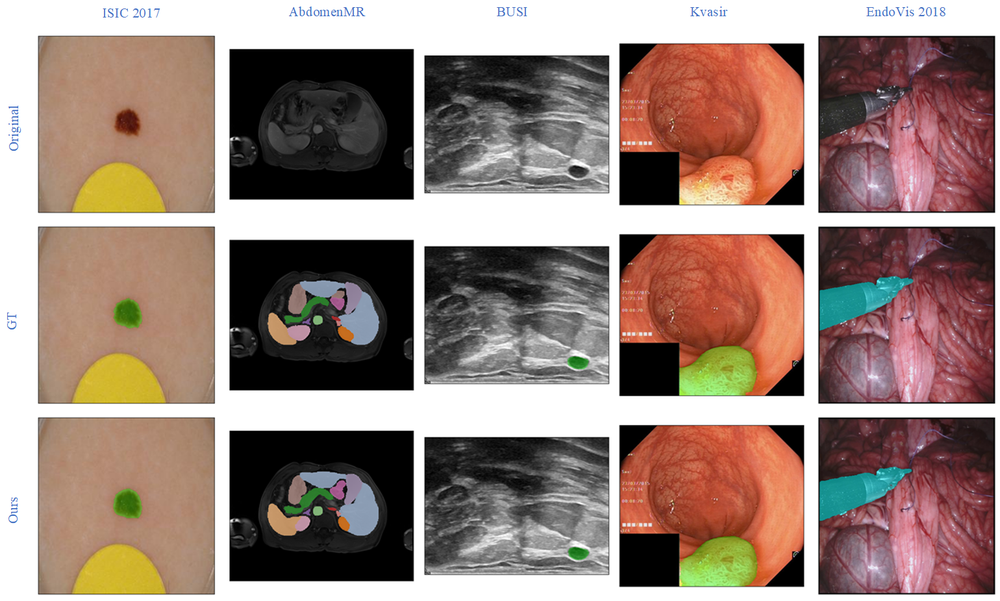
#> input picture assets/image1.png, 1000 x 601 px, shrunk from 1540 x 925 before the run
$ python compute_seg_metrics_binary.py --gt_path ../assets --seg_path ../assets
#> lines starting #> are read from the running program, lines starting #| are printed output that depends on the picture; after the words box and inside, x2 and y2 are one past the last pixel; in counts of white or black regions, pixels touching at a corner belong together
import os
import argparse
import numpy as np
import pandas as pd
from tqdm import tqdm


try:
    import nibabel as nb

    HAS_NIBABEL = True
except ImportError:
    HAS_NIBABEL = False

try:
    import cv2

    HAS_OPENCV = True
except ImportError:
    HAS_OPENCV = False

from scipy.spatial.distance import cdist
from scipy.spatial import KDTree
from scipy.ndimage import binary_erosion


def compute_dice(y_true, y_pred):
    """Binary Dice, strict empty handling"""
    gt_sum = np.sum(y_true)
    pred_sum = np.sum(y_pred)

    if gt_sum == 0:
        return np.nan if pred_sum == 0 else 0.0

    inter = np.sum(y_true * y_pred)
    return (2. * inter) / (gt_sum + pred_sum + 1e-6)


def compute_iou(y_true, y_pred):
    """Binary IoU, same logic"""
    gt_sum = np.sum(y_true)
    pred_sum = np.sum(y_pred)

    if gt_sum == 0:
        return np.nan if pred_sum == 0 else 0.0

    inter = np.sum(y_true * y_pred)
    union = gt_sum + pred_sum - inter
    return inter / (union + 1e-6)


# [28 lines left out: functions get_surface_points, compute_nsd_3d, not called in this run]


def compute_nsd_2d(gt, pred, tau=3.0):
    if not HAS_OPENCV:
        return np.nan
    kernel = np.ones((3, 3), np.uint8)
    gt_e = cv2.erode(gt.astype(np.uint8), kernel, 1)
    pred_e = cv2.erode(pred.astype(np.uint8), kernel, 1)

    gt_surf = np.argwhere((gt > 0) & (gt_e == 0))
    pred_surf = np.argwhere((pred > 0) & (pred_e == 0))

    if len(gt_surf) == 0:
        return np.nan if len(pred_surf) == 0 else 0.0
    if len(pred_surf) == 0:
        return 0.0

    d_gt2pred = cdist(gt_surf, pred_surf, 'euclidean').min(axis=1)
    d_pred2gt = cdist(pred_surf, gt_surf, 'euclidean').min(axis=1)

    ok_gt = (d_gt2pred <= tau).sum()
    ok_pred = (d_pred2gt <= tau).sum()

    return (ok_gt + ok_pred) / (len(gt_surf) + len(pred_surf))


def process_2d_binary(gt_path, seg_path, save_path):
#> called with gt_path = '../assets', seg_path = '../assets', save_path = 'binary_results.csv'
    if not HAS_OPENCV:
        print("OpenCV not found. Cannot process 2D imagesTs.")
        return

    valid_ext = ('.png', '.jpg', '.jpeg', '.bmp', '.tif', '.tiff')
    seg_files = sorted([f for f in os.listdir(seg_path) if f.lower().endswith(valid_ext)])

    if not seg_files:
        print("No valid image files found in seg_path.")
        return

    results = {'filename': [], 'DSC': [], 'IOU': [], 'NSD': []}

    print(f"Processing {len(seg_files)} 2D imagesTs (binary mode)...")
    for fname in tqdm(seg_files):
        base = os.path.splitext(fname)[0].replace('_0000', '')


        gt_candidates = [
                            base + ext for ext in valid_ext
                        ] + [
                            base + '_label' + ext for ext in valid_ext
                        ] + [
                            fname.replace(ext, '_label' + ext) for ext in valid_ext if fname.endswith(ext)
                        ]

        gt_name = None
        for cand in gt_candidates:
            if os.path.exists(os.path.join(gt_path, cand)):
                gt_name = cand
                break

        if not gt_name:
            print(f"Warning: No GT found for {fname}")
            continue

        gt_img = cv2.imread(os.path.join(gt_path, gt_name), cv2.IMREAD_GRAYSCALE)
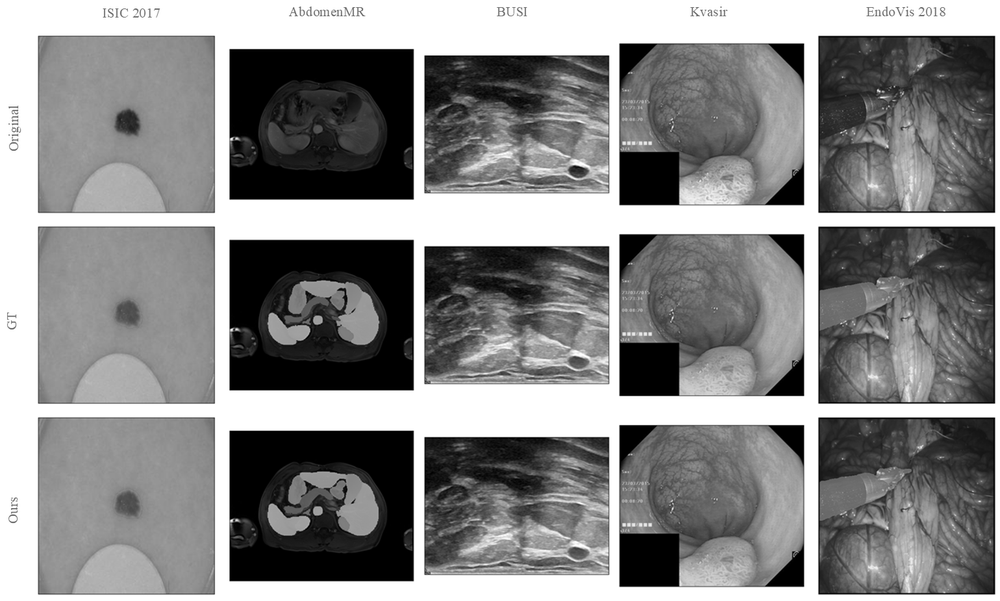
#> gt_img: shape (601, 1000); min 0, max 255, mean 136.5
        seg_img = cv2.imread(os.path.join(seg_path, fname), cv2.IMREAD_GRAYSCALE)

        if gt_img is None or seg_img is None or gt_img.shape != seg_img.shape:
            continue

        gt_bin = (gt_img > 0).astype(np.uint8)
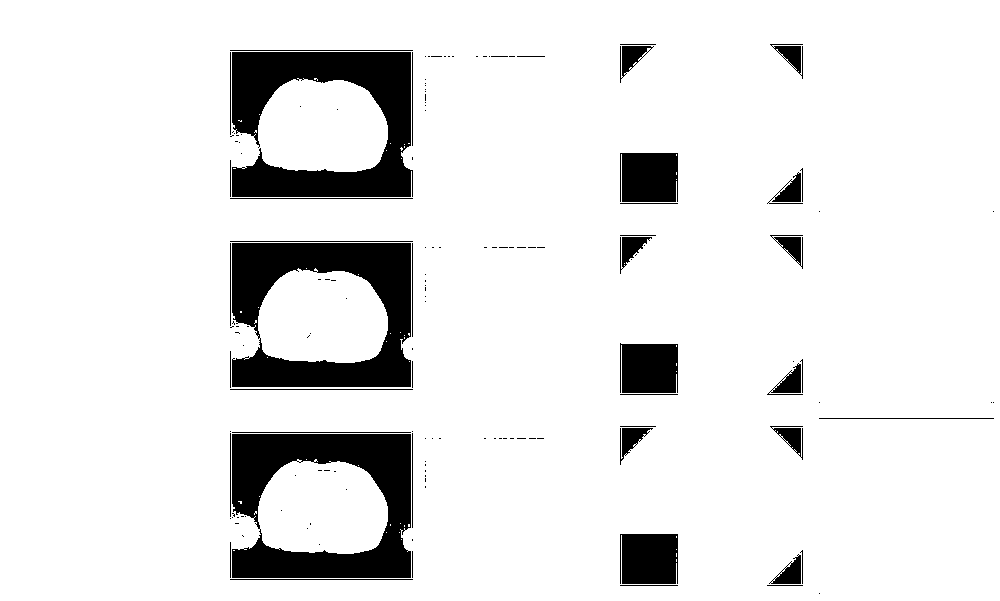
#> gt_bin: shape (601, 1000); values 0 (black) and 1 (white), 90.2% white; 151 black regions (107 under 20 px), largest, box (x1, y1, x2, y2) and area: (232, 52, 413, 197) 14708, (232, 243, 411, 387) 14480, (232, 434, 411, 578) 14477
        seg_bin = (seg_img > 0).astype(np.uint8)

        dsc = compute_dice(gt_bin, seg_bin)
#> in compute_dice, `gt_sum = np.sum(y_true)`: gt_sum = 541814
#> dsc = 1
        iou = compute_iou(gt_bin, seg_bin)
#> in compute_iou, `gt_sum = np.sum(y_true)`: gt_sum = 541814
#> iou = 1
        nsd = compute_nsd_2d(gt_bin, seg_bin)
#> in compute_nsd_2d, `gt_e = cv2.erode(gt.astype(np.uint8), kernel, 1)`:
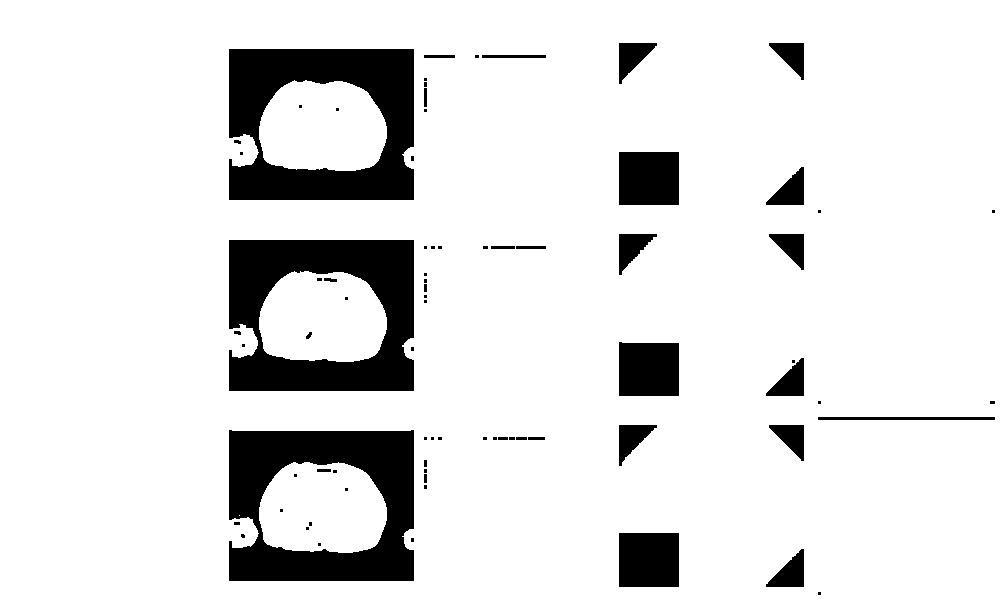
#> gt_e: shape (601, 1000); values 0 (black) and 1 (white), 88.4% white; 76 black regions (44 under 20 px), largest, box (x1, y1, x2, y2) and area: (229, 49, 414, 200) 17243, (229, 240, 414, 391) 17240, (229, 430, 414, 581) 17073
#> in compute_nsd_2d, `gt_surf = np.argwhere((gt > 0) & (gt_e == 0))`: gt_surf = 10771 pairs, first value 43 to 594, second value 229 to 994
#> in compute_nsd_2d, `pred_surf = np.argwhere((pred > 0) & (pred_e == 0))`: pred_surf has the same summary as gt_surf
#> in compute_nsd_2d, `d_gt2pred = cdist(gt_surf, pred_surf, 'euclidean').min(axis=1)`: d_gt2pred = 10771 values from 0 to 0
#> in compute_nsd_2d, `ok_gt = (d_gt2pred <= tau).sum()`: ok_gt = 10771
#> nsd = 1

        results['filename'].append(fname)
        results['DSC'].append(dsc)
        results['IOU'].append(iou)
        results['NSD'].append(nsd)
#> pass 2 of the loop in process_2d_binary, `for fname in tqdm(seg_files):`:
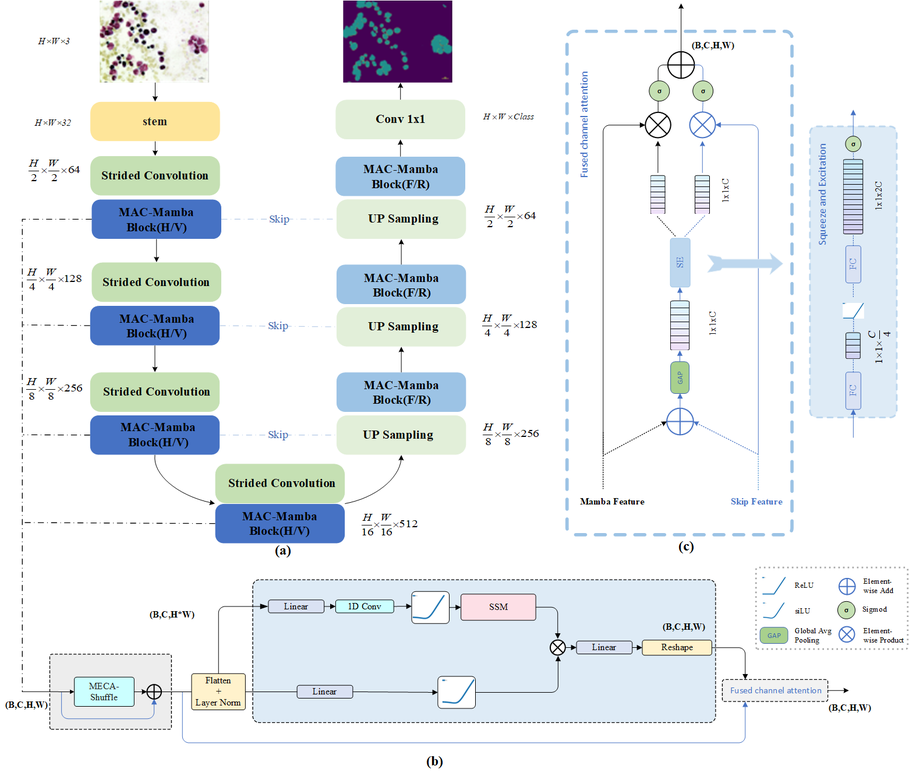
#> input picture assets/image2.png, 909 x 776 px, shrunk from 1561 x 1332 before the run
#> gt_img: shape (776, 909)
#> in process_2d_binary, `gt_bin = (gt_img > 0).astype(np.uint8)`:
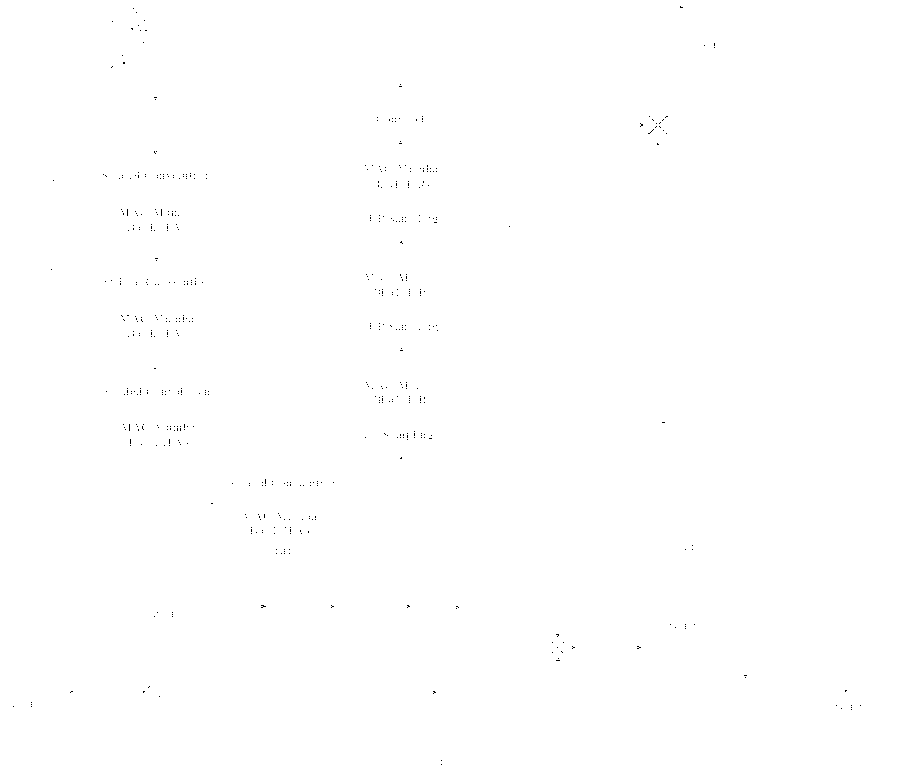
#> gt_bin: shape (776, 909); values 0 (black) and 1 (white), 99.9% white; black in thin lines or dots
#> in compute_nsd_2d (call 2), `gt_e = cv2.erode(gt.astype(np.uint8), kernel, 1)`:
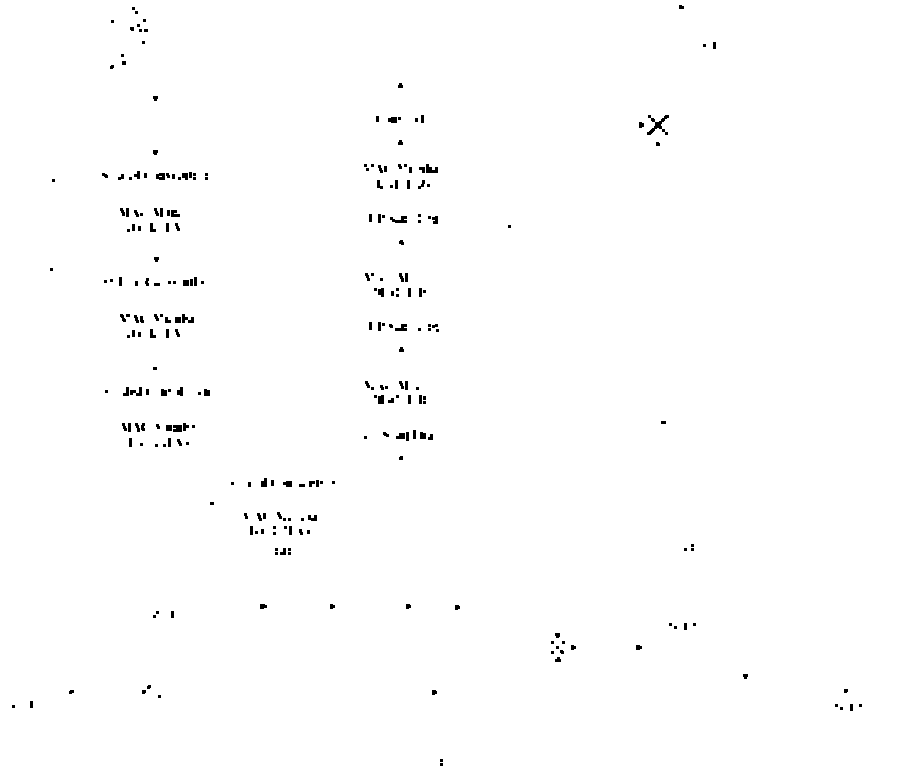
#> gt_e: shape (776, 909); values 0 (black) and 1 (white), 99.3% white; 257 black regions (142 under 20 px), largest, box (x1, y1, x2, y2) and area: (647, 115, 669, 135) 152, (390, 216, 407, 223) 74, (426, 164, 438, 173) 72
#> gt_surf = 4383 pairs, first value 5 to 765, second value 12 to 861
#> pred_surf has the same summary as gt_surf
#> d_gt2pred = 4383 values from 0 to 0
#> ok_gt = 4383

    if not results['filename']:
        print("No valid pairs processed.")
        return

    df = pd.DataFrame(results)
    df.to_csv(save_path, index=False)
    print(f"\nResults saved to: {save_path}")

    valid_dsc = df['DSC'].dropna()
    valid_iou = df['IOU'].dropna()
    valid_nsd = df['NSD'].dropna()

    print("\nBinary Segmentation Results (excluding true negatives):")
    print(f"  DSC  : {valid_dsc.mean():.4f} ± {valid_dsc.std():.4f}  (n={len(valid_dsc)})")
    print(f"  IoU  : {valid_iou.mean():.4f} ± {valid_iou.std():.4f}  (n={len(valid_iou)})")
    print(f"  NSD  : {valid_nsd.mean():.4f} ± {valid_nsd.std():.4f}  (n={len(valid_nsd)})")


# [67 lines left out: function process_3d_binary, not called in this run]


def main():
    parser = argparse.ArgumentParser(description="Binary segmentation evaluation (DSC/IoU/NSD)")
    parser.add_argument('--gt_path', required=True, help="Ground truth folder")
    parser.add_argument('--seg_path', required=True, help="Prediction folder")
    parser.add_argument('--save_path', default='binary_results.csv', help="Output csv path")
    args = parser.parse_args()

    seg_files = os.listdir(args.seg_path)
    if any(f.endswith(('.nii', '.nii.gz')) for f in seg_files):
        process_3d_binary(args.gt_path, args.seg_path, args.save_path)
    else:
        process_2d_binary(args.gt_path, args.seg_path, args.save_path)


if __name__ == '__main__':
    main()
